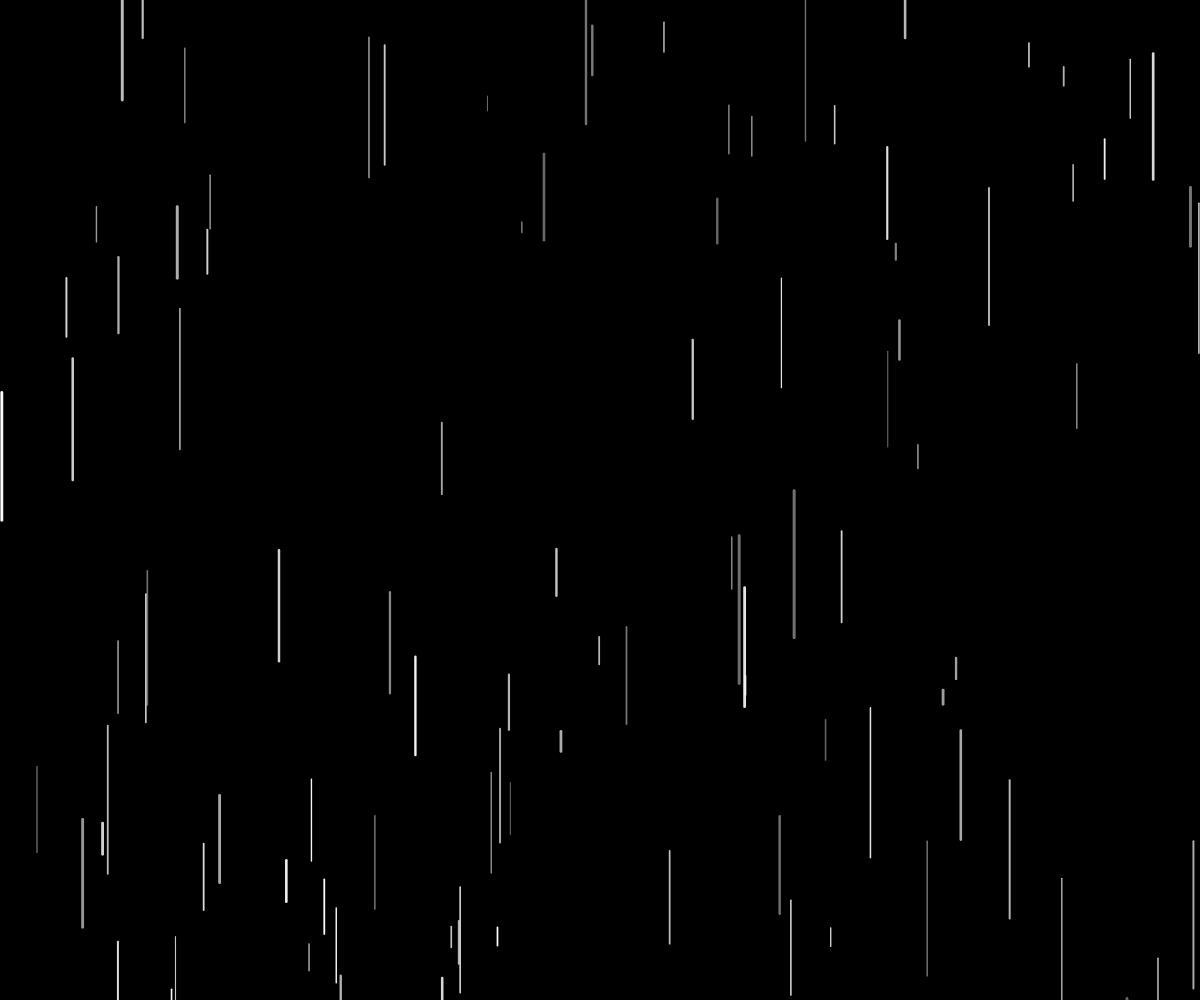
Frame 1 (no input)
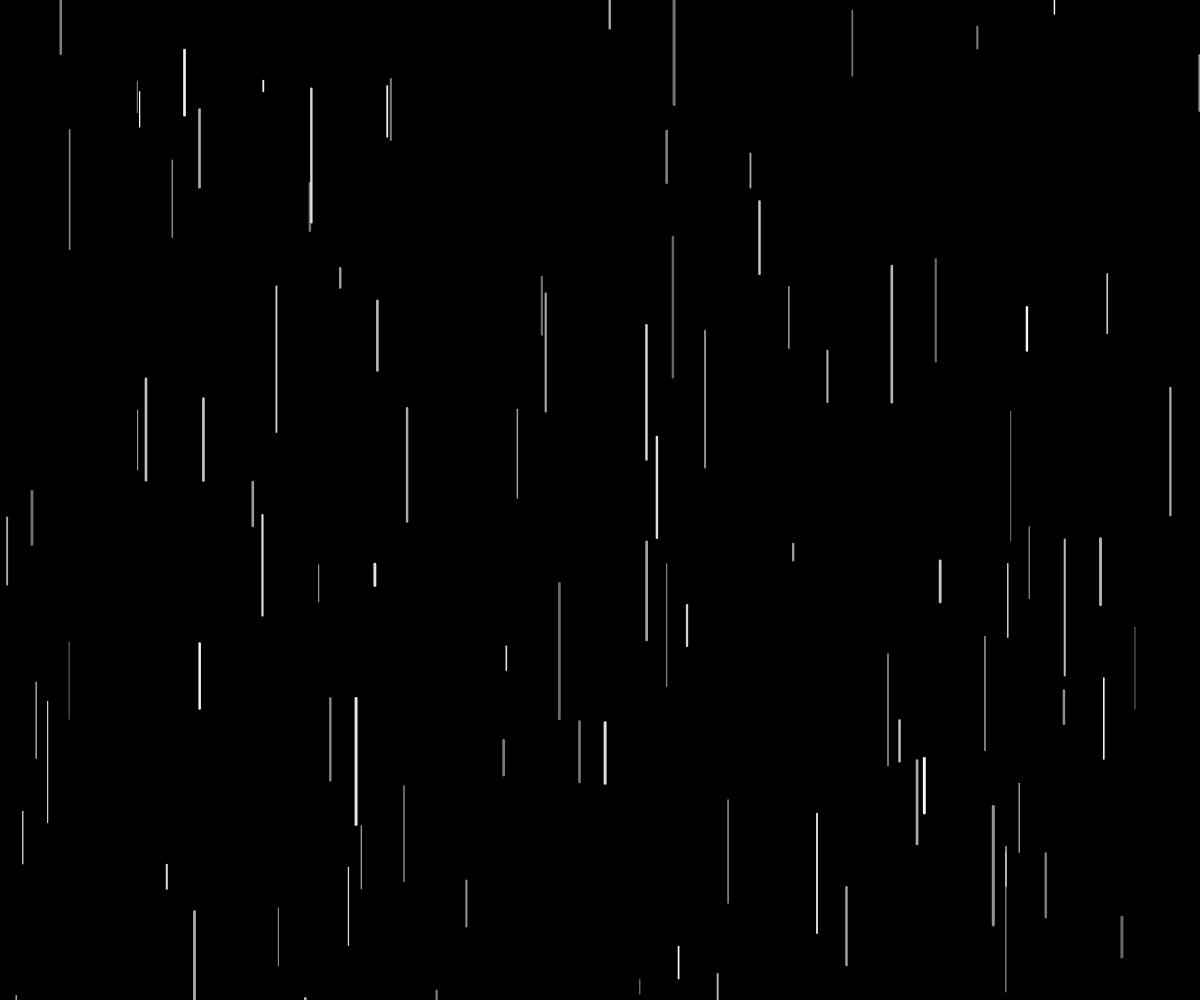
Frame 60 (no input)
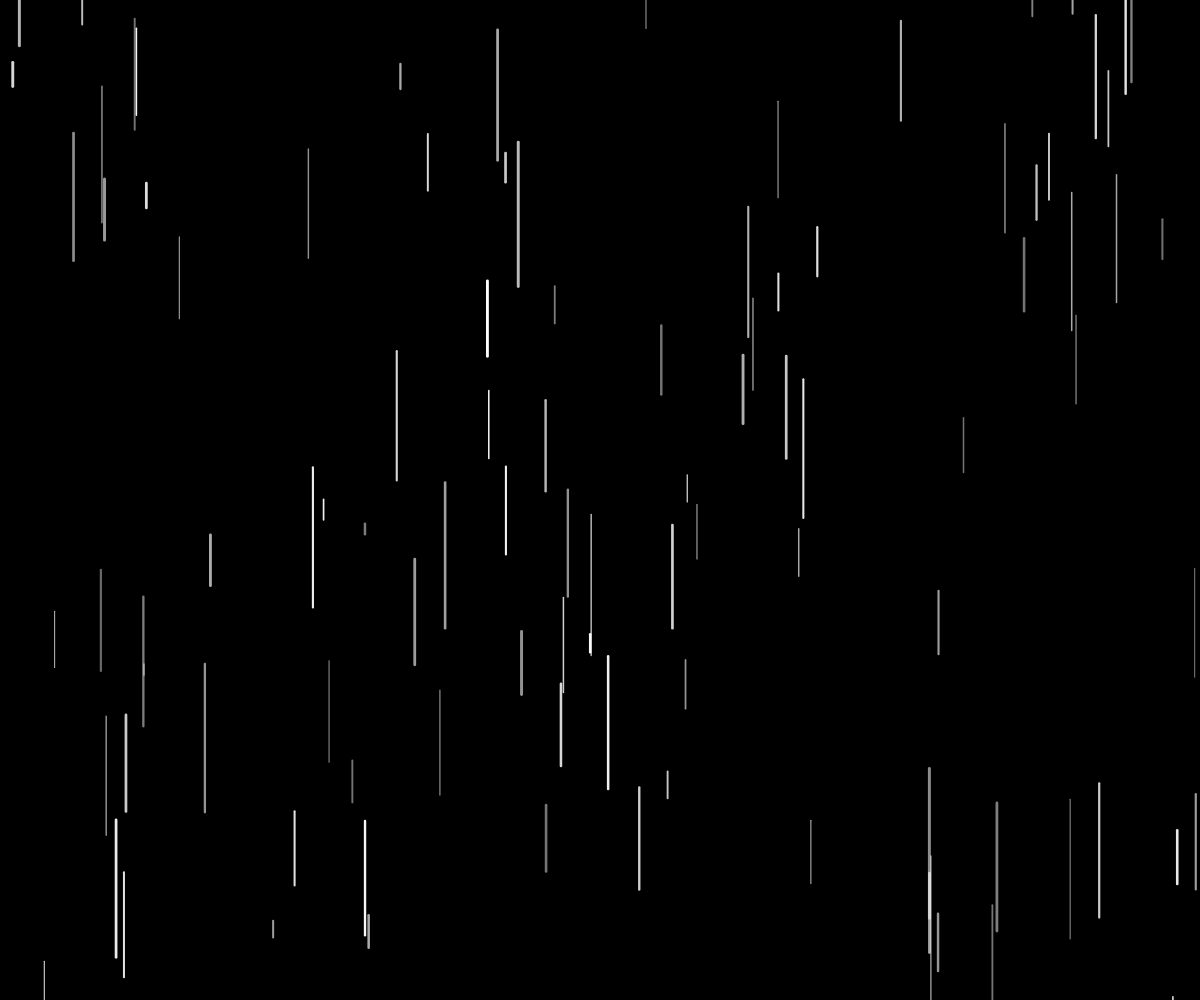
Frame 120 (the mouse pressed at the canvas centre since frame 60)

The p5.js sketch that drew these frames (run headless with seeded random() and noise() and a simulated clock; from frame 60 on, the mouse is pressed at the canvas centre):

// p5.js sketch
// ── sketch.js
let fulmini = [];

function setup() {
	createCanvas(windowWidth, windowHeight);
	frameRate(60);
}

function windowResized() {
	resizeCanvas(windowWidth, windowHeight);
}

function draw() {
	// Lampo occasionale
	if (random() < 0.005) {
		createFulmine();
	}

	// Sfondo scuro o con lampo
	if (fulmini.length > 0) {
		background(50, 50, 100); // bluastro chiaro per effetto lampo
	} else {
		background(0);
	}

	// Disegna fulmini
	for (let i = fulmini.length - 1; i >= 0; i--) {
		drawFulmine(fulmini[i]);
		fulmini[i].lifetime--;
		if (fulmini[i].lifetime <= 0) {
			fulmini.splice(i, 1); // rimuovi se scaduto
		}
	}

	// Pioggia davanti
	for (let i = 0; i < 100; i++) {
		let gl = random(10, 150);
		let gx = random(0, width);
		let gy = random(-gl, height);

		strokeWeight(random(1, 3));
		stroke(255, random(100, 255));
		line(gx, gy, gx, gy + gl);
	}
}

// Funzione per generare un fulmine
function createFulmine() {
	let x = random(width);
	fulmini.push({
		x: x,
		y: 0,
		segments: generateSegments(x, 0),
		lifetime: int(random(5, 10)) // fulmine visibile per pochi frame
	});
}

// Crea segmenti a zig-zag per simulare un fulmine
function generateSegments(x, y) {
	let segments = [];
	let currentX = x;
	let currentY = y;

	for (let i = 0; i < 10; i++) {
		let nextX = currentX + random(-20, 20);
		let nextY = currentY + random(20, 40);
		segments.push({ x1: currentX, y1: currentY, x2: nextX, y2: nextY });
		currentX = nextX;
		currentY = nextY;
		if (currentY > height) break;
	}
	return segments;
}

// Disegna un singolo fulmine
function drawFulmine(fulmine) {
	strokeWeight(2);
	stroke(255, 255, 200, 200); // bianco-giallastro
	for (let seg of fulmine.segments) {
		line(seg.x1, seg.y1, seg.x2, seg.y2);
	}
}
